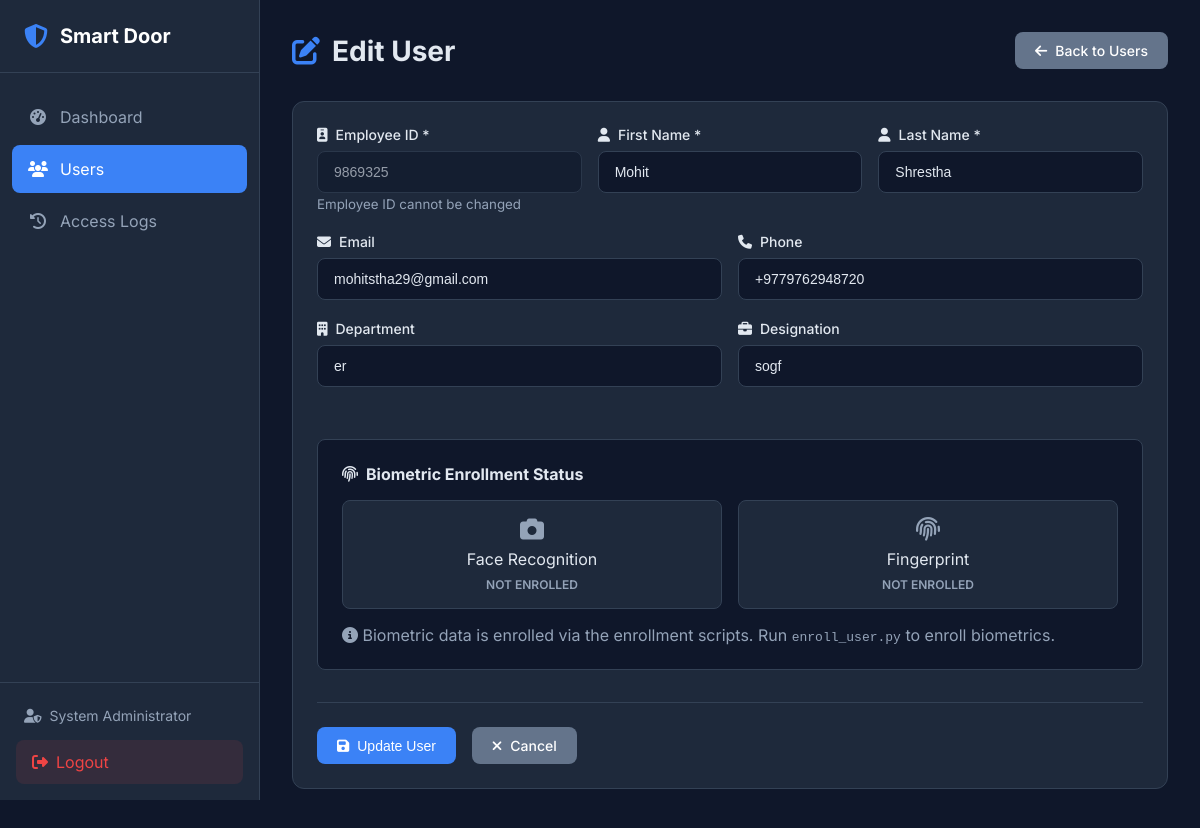
Page /users/edit/1 (signed in) on the committed database.
### tables this page shows
CREATE TABLE admin (
    id INTEGER PRIMARY KEY AUTOINCREMENT,
    username VARCHAR(50) UNIQUE NOT NULL,
    password_hash VARCHAR(255) NOT NULL,
    email VARCHAR(100) UNIQUE NOT NULL,
    full_name VARCHAR(100) NOT NULL,
    is_active BOOLEAN DEFAULT 1,
    login_attempts INTEGER DEFAULT 0,
    locked_until DATETIME NULL,
    created_at DATETIME DEFAULT CURRENT_TIMESTAMP,
    updated_at DATETIME DEFAULT CURRENT_TIMESTAMP,
    last_login DATETIME NULL
);

CREATE TABLE users (
    id INTEGER PRIMARY KEY AUTOINCREMENT,
    employee_id VARCHAR(50) UNIQUE NOT NULL,
    first_name VARCHAR(50) NOT NULL,
    last_name VARCHAR(50) NOT NULL,
    email VARCHAR(100) UNIQUE,
    phone VARCHAR(20),
    department VARCHAR(100),
    designation VARCHAR(100),
    is_active BOOLEAN DEFAULT 1,
    face_enrolled BOOLEAN DEFAULT 0,
    fingerprint_enrolled BOOLEAN DEFAULT 0,
    created_at DATETIME DEFAULT CURRENT_TIMESTAMP,
    updated_at DATETIME DEFAULT CURRENT_TIMESTAMP,
    created_by INTEGER,
    FOREIGN KEY (created_by) REFERENCES admin(id)
);

### web/app.py (the view, shortened to what this page needs)
@app.route('/users/edit/<int:user_id>', methods=['GET', 'POST'])
@login_required
def edit_user(user_id):
    user = user_repo.get_by_id(user_id)
    if not user:
        flash('User not found.', 'error')
        return redirect(url_for('users'))
    return render_template('user_form.html', user=user, action='edit')

### database/db_manager.py (called while the page is built, shortened)
    def _get_connection(self) -> sqlite3.Connection:
        return self._local.connection

    def execute(self, query: str, params: tuple = ()) -> sqlite3.Cursor:
        conn = self._get_connection()
        cursor = conn.cursor()
        cursor.execute(query, params)
        return cursor

    def get_by_id(self, admin_id: int) -> Optional[Dict]:
        cursor = self.db.execute(
            "SELECT * FROM admin WHERE id = ?",
            (admin_id,)
        )
        row = cursor.fetchone()
        return dict(row) if row else None

    def get_by_id(self, user_id: int) -> Optional[Dict]:
        cursor = self.db.execute("SELECT * FROM users WHERE id = ?", (user_id,))
        row = cursor.fetchone()
        return dict(row) if row else None

### web/app.py (called while the page is built)
def login_required(f):
    @wraps(f)
    def decorated_function(*args, **kwargs):
        if 'admin_id' not in session:
            flash('Please log in to access this page.', 'warning')
            return redirect(url_for('login'))
        admin = admin_repo.get_by_id(session['admin_id'])
        if not admin or not admin.get('is_active', False):
            session.clear()
            flash('Your session has expired.', 'warning')
            return redirect(url_for('login'))
        g.admin = admin
        return f(*args, **kwargs)
    return decorated_function

### web/templates/user_form.html (shortened to what this page needs)
{% extends "base.html" %}
{% block content %}
<div class="page-header">
    <h1>
        <i class="fas fa-{{ 'edit' if user else 'user-plus' }}"></i>
        {{ 'Edit User' if user else 'Add New User' }}
    </h1>
    <a href="{{ url_for('users') }}" class="btn btn-secondary">
        <i class="fas fa-arrow-left"></i> Back to Users
    </a>
</div>
<div class="card">
    <div class="card-body">
        <form method="POST" class="user-form">
            <div class="form-row">
                <div class="form-group">
                    <label for="employee_id">
                        <i class="fas fa-id-badge"></i>
                        Employee ID *
                    </label>
                    <input type="text" id="employee_id" name="employee_id" required
                           value="{{ user.employee_id if user else '' }}"
                           {% if user %}readonly{% endif %}
                           placeholder="e.g., EMP001">
                    {% if user %}
                    <small class="text-muted">Employee ID cannot be changed</small>
                    {% endif %}
                </div>
                <div class="form-group">
                    <label for="first_name">
                        <i class="fas fa-user"></i>
                        First Name *
                    </label>
                    <input type="text" id="first_name" name="first_name" required
                           value="{{ user.first_name if user else '' }}"
                           placeholder="First name">
                </div>
                <div class="form-group">
                    <label for="last_name">
                        <i class="fas fa-user"></i>
                        Last Name *
                    </label>
                    <input type="text" id="last_name" name="last_name" required
                           value="{{ user.last_name if user else '' }}"
                           placeholder="Last name">
                </div>
            </div>
            <div class="form-row">
                <div class="form-group">
                    <label for="email">
                        <i class="fas fa-envelope"></i>
                        Email
                    </label>
                    <input type="email" id="email" name="email"
                           value="{{ user.email if user else '' }}"
                           placeholder="email@example.com">
                </div>
                <div class="form-group">
                    <label for="phone">
                        <i class="fas fa-phone"></i>
                        Phone
                    </label>
                    <input type="tel" id="phone" name="phone"
                           value="{{ user.phone if user else '' }}"
                           placeholder="+1 234 567 8900">
                </div>
            </div>
            <div class="form-row">
                <div class="form-group">
                    <label for="department">
                        <i class="fas fa-building"></i>
                        Department
                    </label>
                    <input type="text" id="department" name="department"
                           value="{{ user.department if user else '' }}"
                           placeholder="e.g., Engineering">
                </div>
                <div class="form-group">
                    <label for="designation">
                        <i class="fas fa-briefcase"></i>
                        Designation
                    </label>
                    <input type="text" id="designation" name="designation"
                           value="{{ user.designation if user else '' }}"
                           placeholder="e.g., Software Engineer">
                </div>
            </div>
            {% if user %}
            <div class="enrollment-info">
                <h3><i class="fas fa-fingerprint"></i> Biometric Enrollment Status</h3>
                <div class="enrollment-cards">
                    <div class="enrollment-card {{ 'enrolled' if user.face_enrolled else '' }}">
                        <i class="fas fa-camera"></i>
                        <span>Face Recognition</span>
                        <span class="status">{{ 'Enrolled' if user.face_enrolled else 'Not Enrolled' }}</span>
                    </div>
                    <div class="enrollment-card {{ 'enrolled' if user.fingerprint_enrolled else '' }}">
                        <i class="fas fa-fingerprint"></i>
                        <span>Fingerprint</span>
                        <span class="status">{{ 'Enrolled' if user.fingerprint_enrolled else 'Not Enrolled' }}</span>
                    </div>
                </div>
                <p class="text-muted">
                    <i class="fas fa-info-circle"></i>
                    Biometric data is enrolled via the enrollment scripts. Run <code>enroll_user.py</code> to enroll biometrics.
                </p>
            </div>
            {% endif %}
            <div class="form-actions">
                <button type="submit" class="btn btn-primary">
                    <i class="fas fa-save"></i>
                    {{ 'Update User' if user else 'Create User' }}
                </button>
                <a href="{{ url_for('users') }}" class="btn btn-secondary">
                    <i class="fas fa-times"></i>
                    Cancel
                </a>
            </div>
        </form>
    </div>
</div>
{% endblock %}

### web/templates/base.html (shortened to what this page needs)
<!DOCTYPE html>
<html lang="en">
<head>
    <link rel="stylesheet" href="{{ url_for('static', filename='css/style.css') }}">
    <link rel="stylesheet" href="https://cdnjs.cloudflare.com/ajax/libs/font-awesome/6.4.0/css/all.min.css">
</head>
<body>
    {% if session.get('admin_id') %}
    <nav class="sidebar">
        <div class="sidebar-header">
            <i class="fas fa-shield-alt"></i>
            <span>Smart Door</span>
        </div>
        <ul class="nav-menu">
            <li class="nav-item">
                <a href="{{ url_for('dashboard') }}" class="nav-link {% if request.endpoint == 'dashboard' %}active{% endif %}">
                    <i class="fas fa-tachometer-alt"></i>
                    <span>Dashboard</span>
                </a>
            </li>
            <li class="nav-item">
                <a href="{{ url_for('users') }}" class="nav-link {% if 'user' in request.endpoint %}active{% endif %}">
                    <i class="fas fa-users"></i>
                    <span>Users</span>
                </a>
            </li>
            <li class="nav-item">
                <a href="{{ url_for('logs') }}" class="nav-link {% if request.endpoint == 'logs' %}active{% endif %}">
                    <i class="fas fa-history"></i>
                    <span>Access Logs</span>
                </a>
            </li>
        </ul>
        <div class="sidebar-footer">
            <div class="admin-info">
                <i class="fas fa-user-shield"></i>
                <span>{{ session.get('admin_name', 'Admin') }}</span>
            </div>
            <a href="{{ url_for('logout') }}" class="logout-btn">
                <i class="fas fa-sign-out-alt"></i>
                <span>Logout</span>
            </a>
        </div>
    </nav>
    {% endif %}
    <main class="main-content {% if not session.get('admin_id') %}full-width{% endif %}">
        {% block content %}{% endblock %}
    </main>
</body>
</html>

### web/static/css/style.css (style rules this page uses)
:root { --primary: #3b82f6; --primary-dark: #2563eb; --secondary: #64748b; --success: #22c55e; --danger: #ef4444; --warning: #f59e0b; --info: #06b6d4; --dark: #1e293b; --darker: #0f172a; --light: #f1f5f9; --white: #ffffff; --border: #334155; --text: #e2e8f0; --text-muted: #94a3b8; --sidebar-width: 260px; }
* { margin: 0; padding: 0; box-sizing: border-box; }
body { font-family: 'Inter', -apple-system, BlinkMacSystemFont, sans-serif; background-color: var(--darker); color: var(--text); min-height: 100vh; display: flex; }
a { text-decoration: none; color: inherit; }
.sidebar { width: var(--sidebar-width); height: 100vh; background: var(--dark); position: fixed; left: 0; top: 0; display: flex; flex-direction: column; border-right: 1px solid var(--border); }
.sidebar-header { padding: 1.5rem; display: flex; align-items: center; gap: 0.75rem; border-bottom: 1px solid var(--border); }
.sidebar-header i { font-size: 1.5rem; color: var(--primary); }
.sidebar-header span { font-size: 1.25rem; font-weight: 700; color: var(--white); }
.nav-menu { list-style: none; padding: 1rem 0; flex: 1; }
.nav-item { margin: 0.25rem 0.75rem; }
.nav-link { display: flex; align-items: center; gap: 0.75rem; padding: 0.875rem 1rem; border-radius: 0.5rem; transition: all 0.2s; color: var(--text-muted); }
.nav-link.active { background: var(--primary); color: var(--white); }
.nav-link i { width: 1.25rem; text-align: center; }
.sidebar-footer { padding: 1rem; border-top: 1px solid var(--border); }
.admin-info { display: flex; align-items: center; gap: 0.5rem; padding: 0.5rem; font-size: 0.875rem; color: var(--text-muted); margin-bottom: 0.5rem; }
.logout-btn { display: flex; align-items: center; gap: 0.5rem; padding: 0.75rem 1rem; background: rgba(239, 68, 68, 0.1); color: var(--danger); border-radius: 0.5rem; transition: all 0.2s; }
.main-content { flex: 1; margin-left: var(--sidebar-width); padding: 2rem; min-height: 100vh; }
.page-header { display: flex; justify-content: space-between; align-items: center; margin-bottom: 2rem; }
.page-header h1 { font-size: 1.75rem; font-weight: 700; display: flex; align-items: center; gap: 0.75rem; }
.page-header h1 i { color: var(--primary); }
.card { background: var(--dark); border-radius: 0.75rem; border: 1px solid var(--border); margin-bottom: 1.5rem; }
.card-body { padding: 1.5rem; }
.btn { display: inline-flex; align-items: center; gap: 0.5rem; padding: 0.625rem 1.25rem; border-radius: 0.5rem; font-weight: 500; font-size: 0.875rem; border: none; cursor: pointer; transition: all 0.2s; }
.btn-primary { background: var(--primary); color: var(--white); }
.btn-secondary { background: var(--secondary); color: var(--white); }
.form-group { margin-bottom: 1.25rem; }
.form-group label { display: flex; align-items: center; gap: 0.5rem; margin-bottom: 0.5rem; font-weight: 500; font-size: 0.875rem; color: var(--text); }
.form-group input, .form-group select, .form-group textarea { width: 100%; padding: 0.75rem 1rem; background: var(--darker); border: 1px solid var(--border); border-radius: 0.5rem; color: var(--text); font-size: 0.875rem; transition: all 0.2s; }
.form-group input::placeholder { color: var(--text-muted); }
.form-group input[readonly] { opacity: 0.6; cursor: not-allowed; }
.form-row { display: grid; grid-template-columns: repeat(auto-fit, minmax(200px, 1fr)); gap: 1rem; }
.form-actions { display: flex; gap: 1rem; margin-top: 2rem; padding-top: 1.5rem; border-top: 1px solid var(--border); }
.text-muted { color: var(--text-muted); }
.enrollment-info { margin-top: 2rem; padding: 1.5rem; background: var(--darker); border-radius: 0.5rem; border: 1px solid var(--border); }
.enrollment-info h3 { font-size: 1rem; margin-bottom: 1rem; display: flex; align-items: center; gap: 0.5rem; }
.enrollment-cards { display: flex; gap: 1rem; margin-bottom: 1rem; }
.enrollment-card { flex: 1; padding: 1rem; background: var(--dark); border-radius: 0.5rem; border: 1px solid var(--border); display: flex; flex-direction: column; align-items: center; gap: 0.5rem; transition: all 0.2s; }
.enrollment-card i { font-size: 1.5rem; color: var(--text-muted); transition: all 0.2s; }
.enrollment-card .status { font-size: 0.75rem; color: var(--text-muted); font-weight: 600; text-transform: uppercase; }

### rows in the picture
admin: get "System Administrator"
users: employee_id "9869325", first_name "Mohit", last_name "Shrestha", email "mohitstha29@gmail.com", phone "+9779762948720", department "er", designation "sogf", face_enrolled "NOT ENROLLED", fingerprint_enrolled "NOT ENROLLED"

### other values in the picture
{{ 'Edit User' if user else 'Add New User' }} "Edit User"
{{ 'Update User' if user else 'Create User' }} "Update User"
